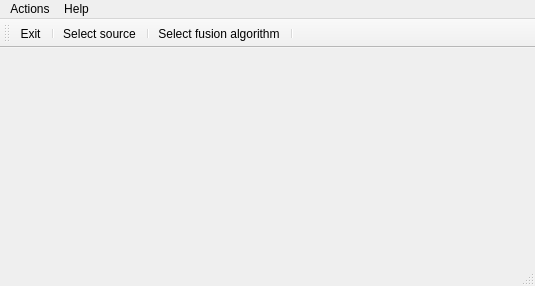
<?xml version="1.0" encoding="UTF-8"?>
<ui version="4.0">
 <class>SyntroGloveViewClass</class>
 <widget class="QMainWindow" name="SyntroGloveViewClass">
  <property name="geometry">
   <rect>
    <x>0</x>
    <y>0</y>
    <width>535</width>
    <height>286</height>
   </rect>
  </property>
  <property name="windowTitle">
   <string>SyntroGloveView</string>
  </property>
  <widget class="QWidget" name="centralWidget"/>
  <widget class="QMenuBar" name="menuBar">
   <property name="geometry">
    <rect>
     <x>0</x>
     <y>0</y>
     <width>535</width>
     <height>25</height>
    </rect>
   </property>
   <widget class="QMenu" name="menuActions">
    <property name="title">
     <string>Actions</string>
    </property>
    <addaction name="actionBasicSetup"/>
    <addaction name="actionSelectSource"/>
    <addaction name="actionSelectFusionAlgorithm"/>
    <addaction name="actionExit"/>
   </widget>
   <widget class="QMenu" name="menuHelp">
    <property name="title">
     <string>Help</string>
    </property>
    <addaction name="actionAbout"/>
   </widget>
   <addaction name="menuActions"/>
   <addaction name="menuHelp"/>
  </widget>
  <widget class="QToolBar" name="mainToolBar">
   <attribute name="toolBarArea">
    <enum>TopToolBarArea</enum>
   </attribute>
   <attribute name="toolBarBreak">
    <bool>false</bool>
   </attribute>
   <addaction name="actionExit"/>
   <addaction name="separator"/>
   <addaction name="actionSelectSource"/>
   <addaction name="separator"/>
   <addaction name="actionSelectFusionAlgorithm"/>
   <addaction name="separator"/>
  </widget>
  <widget class="QStatusBar" name="statusBar"/>
  <action name="onStats">
   <property name="text">
    <string>Display stats</string>
   </property>
  </action>
  <action name="actionShow_date">
   <property name="checkable">
    <bool>true</bool>
   </property>
   <property name="checked">
    <bool>true</bool>
   </property>
   <property name="text">
    <string>Show date</string>
   </property>
  </action>
  <action name="actionShow_time">
   <property name="checkable">
    <bool>true</bool>
   </property>
   <property name="checked">
    <bool>true</bool>
   </property>
   <property name="text">
    <string>Show time</string>
   </property>
  </action>
  <action name="actionText_color">
   <property name="text">
    <string>Text color ...</string>
   </property>
  </action>
  <action name="actionShow_name">
   <property name="checkable">
    <bool>true</bool>
   </property>
   <property name="checked">
    <bool>true</bool>
   </property>
   <property name="text">
    <string>Show name</string>
   </property>
  </action>
  <action name="actionAbout">
   <property name="text">
    <string>About</string>
   </property>
  </action>
  <action name="actionBasicSetup">
   <property name="text">
    <string>Basic setup</string>
   </property>
  </action>
  <action name="actionExit">
   <property name="text">
    <string>Exit</string>
   </property>
  </action>
  <action name="actionSelectSource_2">
   <property name="text">
    <string>Video streams ...</string>
   </property>
   <property name="iconText">
    <string>Video Streams</string>
   </property>
  </action>
  <action name="actionAudioSetup">
   <property name="text">
    <string>Audio setup</string>
   </property>
   <property name="iconText">
    <string>Audio Setup</string>
   </property>
  </action>
  <action name="actionSelectSource">
   <property name="text">
    <string>Select source</string>
   </property>
  </action>
  <action name="actionSelectFusionAlgorithm">
   <property name="text">
    <string>Select fusion algorithm</string>
   </property>
  </action>
 </widget>
 <layoutdefault spacing="6" margin="11"/>
 <resources/>
 <connections/>
</ui>
